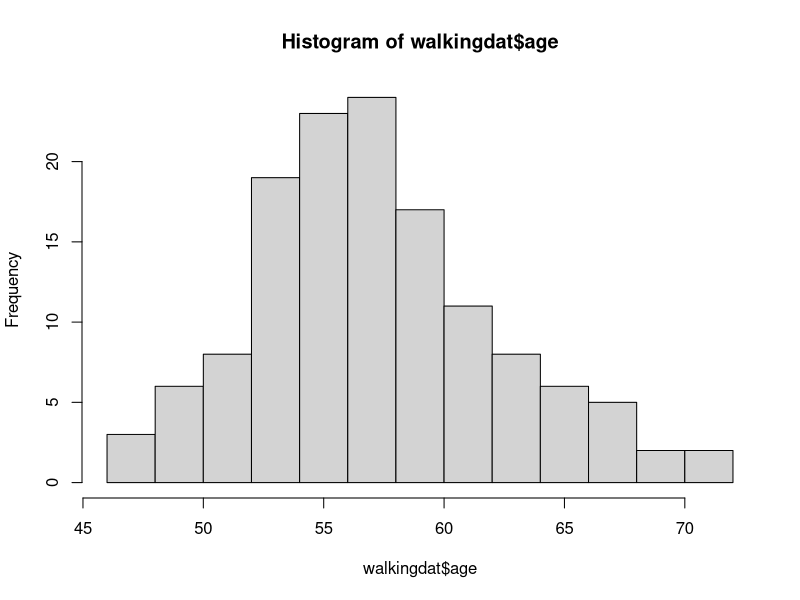

This figure's R source: (Note: this script raises an error after producing the figure.)
## ---- chunk 1
library(readxl)
walkingdat <- read_excel(path="walkingspeed_day2.xlsx", sheet="day2")
## ---- chunk 2
library(tidyverse)
summary(walkingdat)
class(walkingdat$age)
# hist(age)
table(walkingdat$group)
table(walkingdat$sex)
table(walkingdat$department)
## ---- chunk 3
# Tidyverse version:
walkingdat <- walkingdat |> mutate(age = as.numeric(age))

# Base R version:
walkingdat$age <- as.numeric(walkingdat$age)
## ---- chunk 4
hist(walkingdat$age)
hist(walkingdat$time)
range(walkingdat$time, na.rm=TRUE)
range(walkingdat$time, na.rm = TRUE)

## ---- chunk 5

## ggplot2 version
library(ggplot2)
ggplot(walkingdat) + aes(x=age, y=time) + geom_point() + scale_y_log10()

## base R version
plot(walkingdat$age, walkingdat$time, log="y")
## ---- chunk 6
## base R method
walkingdat$time[walkingdat$time<0.1] <- NA
walkingdat$time[walkingdat$time>100] <- NA

## Using mutate and ifelse
walkingdat <- walkingdat |> mutate(time = ifelse(time<0.1,NA,time))
walkingdat <- walkingdat |> mutate(time = ifelse(time>100,NA,time))

## the 'pure' tidyverse way with case_when is a bit clunky.
## look up 'case_when()' to understand this line
walkingdat <- walkingdat |> mutate( time = case_when(time<0.1 ~ NA_real_ , 
                                                     time>100 ~ NA_real_, 
                                                     TRUE ~ time) )

# Now check the distribution of time again.
hist(walkingdat$time, breaks=100)
range(walkingdat$time, na.rm = TRUE)

## ---- chunk 7
library(tidyverse)

# Eg
str(walkingdat)
names(walkingdat)
summary(walkingdat)
## ---- chunk 8
str(walkingdat)

lapply(walkingdat, class)  #  'lapply' takes a list (first argument) and applies a function (second argument) to every element of that list.

walkingdat |> map(class) # map is the tidyverse version of lapply.  It is in the 'purrr' package which is loaded when you library(tidyverse).

class(walkingdat) # walkingdat is a dataframe, but it is also a `tbl` which is a datframe with a few tidyverse enhancements.
## ---- chunk 9
dim(walkingdat) # Get the dimension
nrow(walkingdat) # Get the number of rows
length(walkingdat) # The 'length' of a data frame is the numve
## ---- chunk 10
# look at the help for what na.rm does.  You'll see many of the summary statistics need this.
min(walkingdat$age, na.rm=TRUE)
walkingdat |> summarize(min(age, na.rm=TRUE))

walkingdat |> select(age) |> min(na.rm=TRUE)
## ---- chunk 11

max(walkingdat$age)

walkingdat |> summarize(max(age, na.rm=TRUE))

walkingdat |> select(age) |> max(na.rm=TRUE)

range(walkingdat$age, na.rm=TRUE)

summary(walkingdat)

## ---- chunk 12
walkingdat |> filter(age==47)
walkingdat |> filter(age==72)


walkingdat[which.max(walkingdat$age), "sex"]
walkingdat[which.min(walkingdat$age), "sex"]

## ---- chunk 13
walkingdat |> filter( sex =='F' ) |> count()
walkingdat |> filter( sex =='M' ) |> count()

table(walkingdat$sex)

walkingdat |> group_by(sex) |> count()

## ---- chunk 14
walkingdat |> filter( group =='treat', sex =='M' ) |> count()
walkingdat |> filter( group =='treat', sex =='F' ) |> count()

## ---- chunk 15
walkingdat |> filter(age < 50 , sex =='F' ) |>  count()
walkingdat |> filter(age < 50 , sex =='M' ) |>  count()

table(walkingdat$sex, walkingdat$age<50)

## ---- chunk 16
walkingdat |> filter(age >59, age <71,  sex =='M' )  |> 
  select(time) |> pull() |> mean()

walkingdat |> filter( age >59, age <71,  sex =='M' ) |> 
  summarise(mean(time))

## ---- chunk 17
walkingdat <- walkingdat |> mutate(speed=1/as.numeric(time))

## ---- chunk 18
walkingdat <- walkingdat |> mutate(rounded=round(as.numeric(time), digits = 2))

## ---- chunk 19
ggplot(data=walkingdat) +
  aes(x=age,y=time,colour=group) + 
  geom_point()
## ---- chunk 20
ggplot(data=walkingdat) +
  aes(x=sex,y=time,fill=sex) + 
  geom_boxplot()
## ---- chunk 21
lm( time ~ group , data=walkingdat) |> broom::tidy()

lm( time ~ group , data=walkingdat) |> summary()

## ---- chunk 22
lm( time ~ group , data=walkingdat) |> anova()

## ---- chunk 23
t.test( time ~ group , data=walkingdat)
wilcox.test( time ~ group , data=walkingdat)

